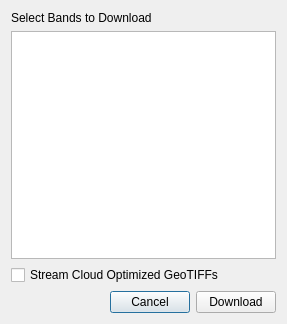
<?xml version="1.0" encoding="UTF-8"?>
<ui version="4.0">
 <class>STACBrowserDialogBase</class>
 <widget class="QDialog" name="STACBrowserDialogBase">
  <property name="geometry">
   <rect>
    <x>0</x>
    <y>0</y>
    <width>287</width>
    <height>324</height>
   </rect>
  </property>
  <property name="windowTitle">
   <string>STAC Browser</string>
  </property>
  <layout class="QGridLayout" name="gridLayout">
   <item row="0" column="0">
    <layout class="QVBoxLayout" name="verticalLayout_2">
     <item>
      <widget class="QLabel" name="label">
       <property name="text">
        <string>Select Bands to Download</string>
       </property>
      </widget>
     </item>
     <item>
      <widget class="QTreeView" name="treeView">
       <property name="autoExpandDelay">
        <number>-1</number>
       </property>
       <attribute name="headerVisible">
        <bool>false</bool>
       </attribute>
      </widget>
     </item>
     <item>
      <widget class="QCheckBox" name="cogCheckbox">
       <property name="text">
        <string>Stream Cloud Optimized GeoTIFFs</string>
       </property>
      </widget>
     </item>
     <item>
      <layout class="QHBoxLayout" name="horizontalLayout">
       <item>
        <spacer name="horizontalSpacer">
         <property name="orientation">
          <enum>Qt::Horizontal</enum>
         </property>
         <property name="sizeHint" stdset="0">
          <size>
           <width>40</width>
           <height>20</height>
          </size>
         </property>
        </spacer>
       </item>
       <item>
        <widget class="QPushButton" name="cancelButton">
         <property name="text">
          <string>Cancel</string>
         </property>
        </widget>
       </item>
       <item>
        <widget class="QPushButton" name="downloadButton">
         <property name="text">
          <string>Download</string>
         </property>
        </widget>
       </item>
      </layout>
     </item>
    </layout>
   </item>
  </layout>
 </widget>
 <resources/>
 <connections/>
</ui>
